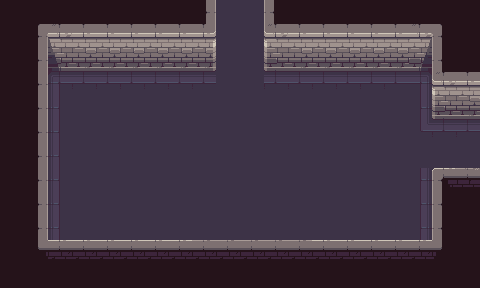

Tiled map render using the project's own tile images. Description and the whole map definition, tile-layer contents included, below:
An orthogonal 20x12 tile map with 24x24 px tiles, 2 tile layers (图块层 1, Wall), 2 tilesets.

<map version="1.10" tiledversion="1.11.2" orientation="orthogonal" renderorder="right-down" width="20" height="12" tilewidth="24" tileheight="24" infinite="0" nextlayerid="3" nextobjectid="1">
 <tileset firstgid="1" source="../Base.tsx" />
 <tileset firstgid="106" source="../Air.tsx" />
 <layer id="1" name="图块层 1" width="20" height="12">
  <data encoding="csv">
101,101,101,101,101,101,101,101,48,70,70,57,101,101,101,101,101,101,101,101,
101,18,19,20,20,20,20,20,21,70,70,24,20,20,20,20,20,26,27,101,
101,63,34,40,40,40,40,40,36,70,70,39,40,40,40,40,40,41,42,101,
101,63,37,50,50,50,50,50,50,70,70,50,50,50,50,50,50,38,24,25,
100,48,64,68,68,68,68,68,68,83,83,68,68,68,68,68,68,71,39,40,
100,48,64,68,68,68,68,83,83,68,68,68,68,68,68,68,68,53,54,54,
100,48,64,68,68,68,83,83,68,70,70,70,70,70,70,70,70,70,70,70,
100,48,64,68,68,68,83,83,83,68,68,68,68,68,68,68,68,71,84,85,
100,48,64,68,68,68,68,68,83,83,83,68,68,68,68,68,68,71,42,101,
101,63,64,68,68,68,68,68,68,68,68,68,68,68,68,68,68,71,42,101,
101,96,97,97,97,97,97,97,98,98,98,98,98,97,97,97,97,97,99,101,
101,101,101,101,101,100,100,100,100,100,100,100,100,100,100,101,101,101,101,101
</data>
 </layer>
 <layer id="2" name="Wall" width="20" height="12" opacity="0">
  <data encoding="csv">
0,0,0,0,0,0,0,0,106,0,0,106,0,0,0,0,0,0,0,0,
0,106,106,106,106,106,106,106,106,0,0,106,106,106,106,106,106,106,106,0,
0,106,0,0,0,0,0,0,0,0,0,0,0,0,0,0,0,0,106,0,
0,106,0,0,0,0,0,0,0,0,0,0,0,0,0,0,0,0,106,106,
0,106,0,0,0,0,0,0,0,0,0,0,0,0,0,0,0,0,0,0,
0,106,0,0,0,0,0,0,0,0,0,0,0,0,0,0,0,0,0,0,
0,106,0,0,0,0,0,0,0,0,0,0,0,0,0,0,0,0,0,0,
0,106,0,0,0,0,0,0,0,0,0,0,0,0,0,0,0,0,106,106,
0,106,0,0,0,0,0,0,0,0,0,0,0,0,0,0,0,0,106,0,
0,106,0,0,0,0,0,0,0,0,0,0,0,0,0,0,0,0,106,0,
0,106,106,106,106,106,106,106,106,106,106,106,106,106,106,106,106,106,106,0,
0,0,0,0,0,0,0,0,0,0,0,0,0,0,0,0,0,0,0,0
</data>
 </layer>
</map>
